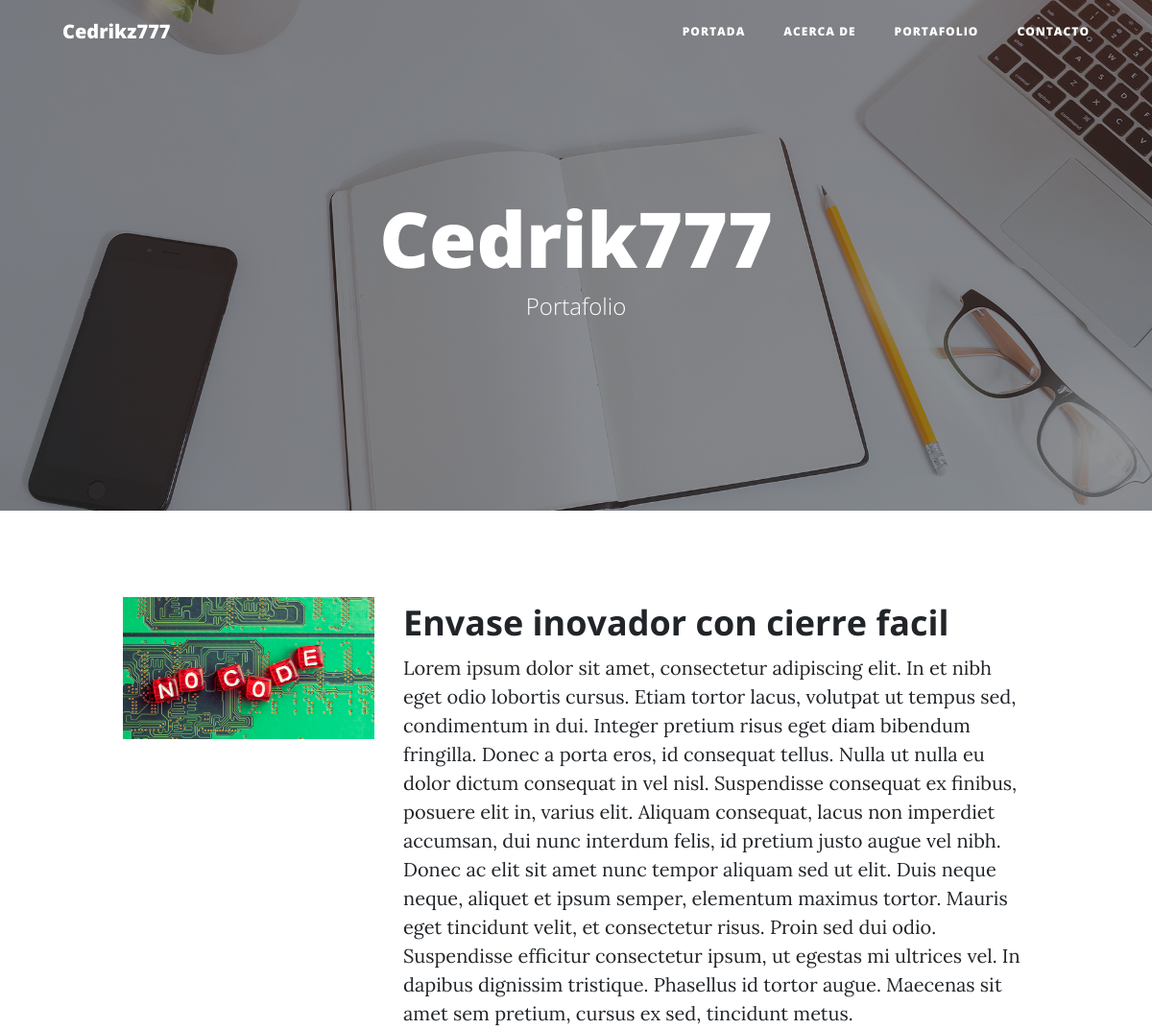
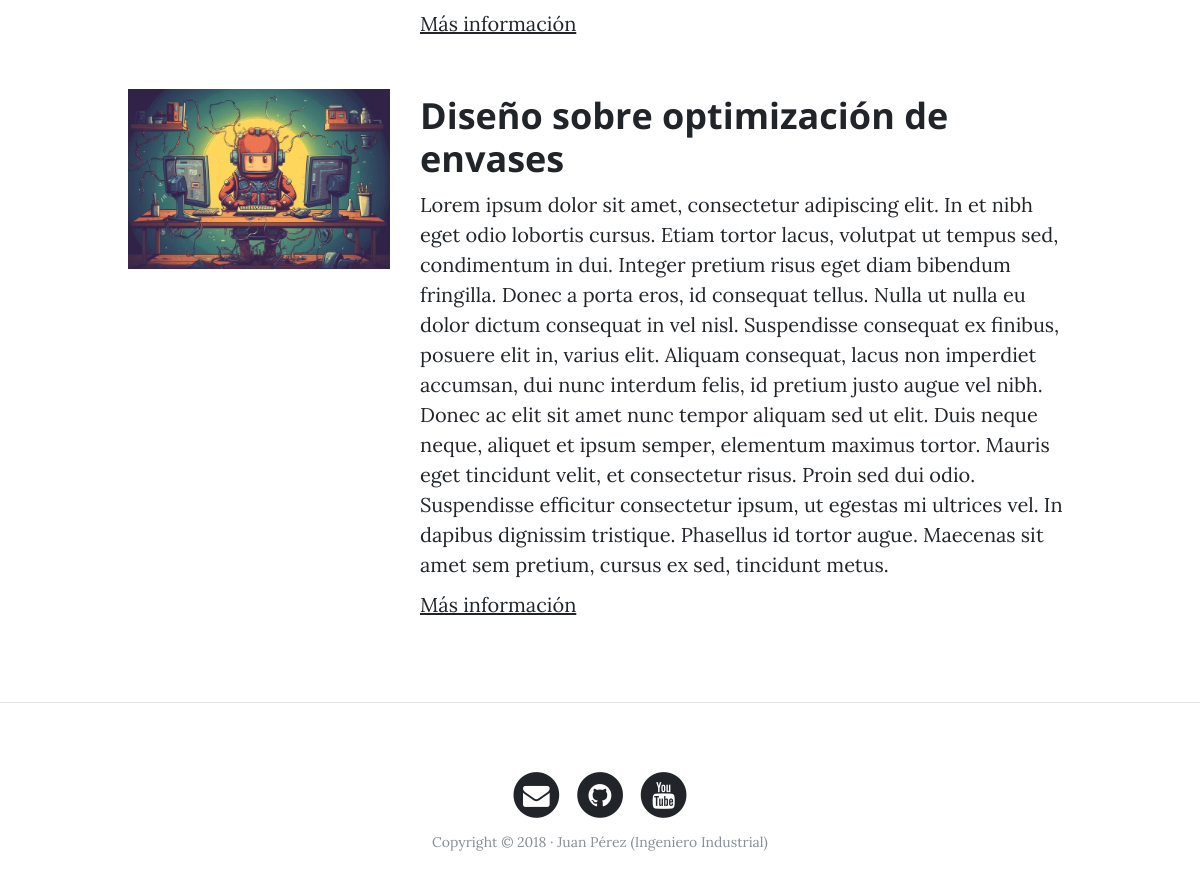
The page /portfolio/ on the database its author committed (2 pictures, top to bottom).
### portfolio/models.py (models this page shows, shortened)
class Project(models.Model):
    title = models.CharField(max_length=200, verbose_name="Titulo")
    description = models.TextField(verbose_name="Descripcion")
    image = models.ImageField( verbose_name="imagen", upload_to="projects")
    link = models.URLField(null=True, blank=True)
    created = models.DateTimeField(auto_now_add=True,verbose_name="Fecha de Creacion")
    uptdated =  models.DateTimeField(auto_now=True, verbose_name="Fecha de modificacion")
    class Meta:
        verbose_name = "proyecto"
        verbose_name_plural = "proyectos"
        ordering = ["-created"]

### portfolio/views.py (the view)
# urls.py: path('portfolio/', portfolio_views.portfolio, name="portfolio"),
def portfolio(request):
    projects = Project.objects.all()
    return render(request,"portfolio/portfolio.html",{'projects':projects})

### portfolio/templates/portfolio/portfolio.html (shortened to what this page needs)
{% extends 'core/base.html' %}
{% block background %}{% load static%}{% static 'core/img/portfolio-bg.jpg' %}{% endblock %}
{% block headers %}
    <h1>Cedrik777</h1>
    <span class="subheading">Portafolio</span>
{% endblock %}
{% block content %}
   {% for project in projects %}
	      <div class="row project">
	      	<div class="col-lg-3 col-md-4 offset-lg-1">
			      <img class="img-fluid" src="{{project.image.url}}" alt="">
	      	</div>
	        <div class="col-lg-7 col-md-8">
	      		<h2 class="section-heading title">{{project.title}}</h2>
	          <p>{{project.description}}</p>
	          {% if project.link %}
			  	<p><a href="{{project.link}}">Más información</a></p>
			  {% endif %}
			</div>
	      </div>
   {% endfor %}
{% endblock%}

### core/templates/core/base.html (shortened to what this page needs)
<!DOCTYPE html>
<html lang="es">
  <head>
    {% load static %}
    <link href="{% static 'core/vendor/bootstrap/css/bootstrap.min.css' %}" rel="stylesheet">
    <link href="{% static 'core/vendor/font-awesome/css/font-awesome.min.css' %}" rel="stylesheet" type="text/css">
    <link href="{% static 'core/css/clean-blog.min.css' %}" rel="stylesheet">
  </head>
  <body>
    <nav class="navbar navbar-expand-lg navbar-light fixed-top" id="mainNav">
      <div class="container">
        <a class="navbar-brand" href="{% url 'home' %}">Cedrikz777</a>
        <div class="collapse navbar-collapse" id="navbarResponsive">
          <ul class="navbar-nav ml-auto">
            <li class="nav-item">
              <a class="nav-link" href="{% url 'home' %}">Portada</a>
            </li>
            <li class="nav-item">
              <a class="nav-link" href="{% url 'about' %}">Acerca de</a>
            </li>
            <li class="nav-item">
              <a class="nav-link" href="{% url 'portfolio' %}">Portafolio</a>
            </li>
            <li class="nav-item">
              <a class="nav-link" href="{% url 'contact' %}">Contacto</a>
            </li>
          </ul>
        </div>
      </div>
    </nav>
    <header class="masthead" style="background-image: url('{% block background%}{% endblock %}')">
      <div class="overlay"></div>
      <div class="container">
        <div class="row">
          <div class="col-lg-8 col-md-10 mx-auto">
            <div class="site-heading">
                {% block headers %}{% endblock %}
            </div>
          </div>
        </div>
      </div>
    </header>
    <div class="container">
      <div class="row">
         {% block content %}{% endblock%}
      </div>
    </div>
    {% if request.path != "/" %}<hr>{% endif %}
    <footer>
      <div class="container">
        <div class="row">
          <div class="col-lg-8 col-md-10 mx-auto">
            <ul class="list-inline text-center">
              <li class="list-inline-item">
                <a href="#">
                  <span class="fa-stack fa-lg">
                    <i class="fa fa-circle fa-stack-2x"></i>
                    <i class="fa fa-envelope fa-stack-1x fa-inverse"></i>
                  </span>
                </a>
              </li>
              <li class="list-inline-item">
                <a href="#">
                  <span class="fa-stack fa-lg">
                    <i class="fa fa-circle fa-stack-2x"></i>
                    <i class="fa fa-github fa-stack-1x fa-inverse"></i>
                  </span>
                </a>
              </li>
              <li class="list-inline-item">
                <a href="#">
                  <span class="fa-stack fa-lg">
                    <i class="fa fa-circle fa-stack-2x"></i>
                    <i class="fa fa-youtube fa-stack-1x fa-inverse"></i>
                  </span>
                </a>
              </li>
            </ul>
            <p class="copyright text-muted">Copyright &copy; 2018 · Juan Pérez (Ingeniero Industrial) </p>
          </div>
        </div>
      </div>
    </footer>
  </body>
</html>

### rows shown on the page
Project: image (picture), title "Envase inovador con cierre facil", description "Lorem ipsum dolor sit amet, consectetur adipiscing elit. In et nibh eget odio lobortis cursus. Etiam tortor lacus, volutpat ut tempus sed, condimentum in dui. Integer pretium risus eget diam bibendum fringilla. Donec a porta eros, id consequat tellus. Nulla ut nulla eu dolor dictum consequat in vel nisl. Suspendisse consequat ex finibus, posuere elit in, varius elit. Aliquam consequat, lacus non imperdiet accumsan, dui nunc interdum felis, id pretium justo augue vel nibh. Donec ac elit sit amet nunc tempor aliquam sed ut elit. Duis neque neque, aliquet et ipsum semper, elementum maximus tortor. Mauris eget tincidunt velit, et consectetur risus. Proin sed dui odio. Suspendisse efficitur…"
Project: image (picture), title "Diseño sobre optimización de envases", description "Lorem ipsum dolor sit amet, consectetur adipiscing elit. In et nibh eget odio lobortis cursus. Etiam tortor lacus, volutpat ut tempus sed, condimentum in dui. Integer pretium risus eget diam bibendum fringilla. Donec a porta eros, id consequat tellus. Nulla ut nulla eu dolor dictum consequat in vel nisl. Suspendisse consequat ex finibus, posuere elit in, varius elit. Aliquam consequat, lacus non imperdiet accumsan, dui nunc interdum felis, id pretium justo augue vel nibh. Donec ac elit sit amet nunc tempor aliquam sed ut elit. Duis neque neque, aliquet et ipsum semper, elementum maximus tortor. Mauris eget tincidunt velit, et consectetur risus. Proin sed dui odio. Suspendisse efficitur…"
